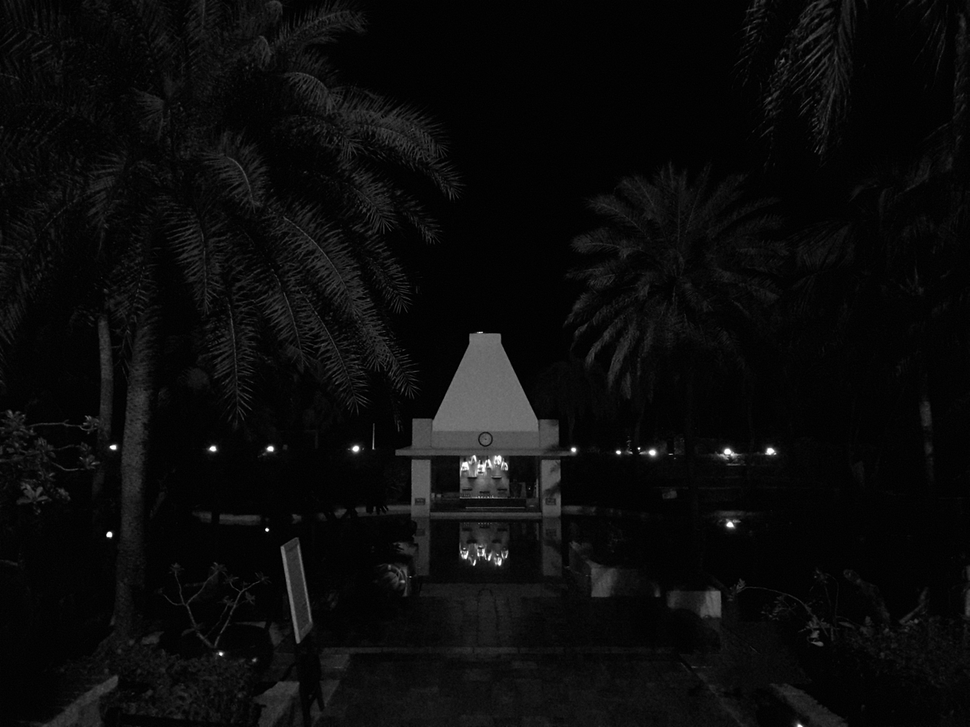
#> input picture Histogram_Equalization/data/LowLight_2.png, 970 x 727 px, shrunk from 1239 x 929 before the run, found by its file name
$ python histequal.py
#> lines starting #> are read from the running program, lines starting #| are printed output that depends on the picture
#> in main, image is the input picture: shape (727, 970); min 0, max 255, mean 11.3
import numpy as np
import skimage.io
import matplotlib.pyplot as pyplot
from pathlib import Path


def histequal(image):

    [m,n]=np.shape(image)
#> m = 727; n = 970
    freq,bins=np.histogram(image,bins=256,range=(0,1))
#> freq = 256 values, max 116632 at index 3, min 1 at index 208, mean 2754.6; bins = 257 values from 0 to 1
    prob=freq*(1/(m*n))
#> prob = 256 values, max 0.165 at index 3, min 1.42e-06 at index 208, mean 0.00391
    cumul=np.zeros(np.size(prob))
#> cumul = 256 values from 0 to 0

    for i in range(np.size(prob)):
        cumul[i]=np.sum(prob[0:i+1])
#> after the loop, cumul = 256 values from 0.00226 to 1

    J=np.zeros((m,n))

    for i in range(m):
        for j in range(n):
            J[i,j]=cumul[int(255*image[i,j])]
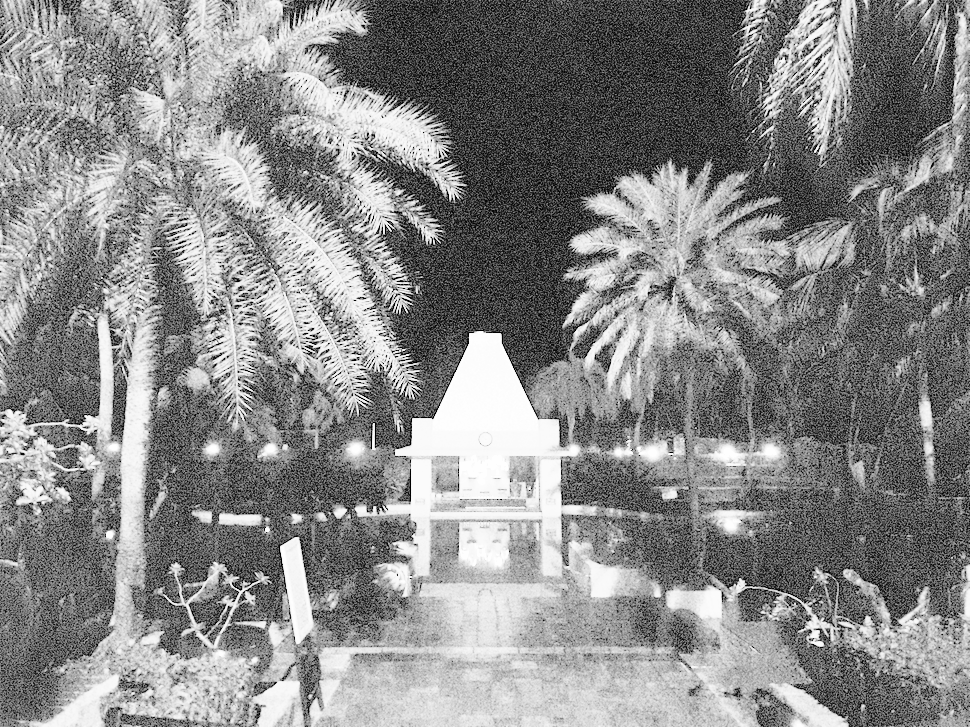
#> J: shape (727, 970) float64; min 0.00226, max 1, mean 0.538

    return J

def plothist(image,J):

    freq,bins=np.histogram(image,bins=256)
    aa=np.arange(256)
    freq2,bins=np.histogram(J,bins=256)

    pyplot.subplot(121)
    pyplot.plot(aa,freq)
    pyplot.title('Histogram of Original Image')
    pyplot.subplot(122)
    pyplot.plot(aa,freq2)
    pyplot.title('Histogram of HE Image')


def plotimage(image,J):

    pyplot.subplot(121)
    pyplot.imshow(image, cmap='gray')
    pyplot.title('Original Image')
    pyplot.subplot(122)
    pyplot.imshow(J,cmap='gray')
    pyplot.title('Histogram Equalized Image')


def main():
    image_path = Path('../Data/LowLight_2.png')
    image=skimage.io.imread(image_path)
    image=image.astype('double')/255
    J=histequal(image)

    plotimage(image,J)
   #plothist(image,J)
    pyplot.show()
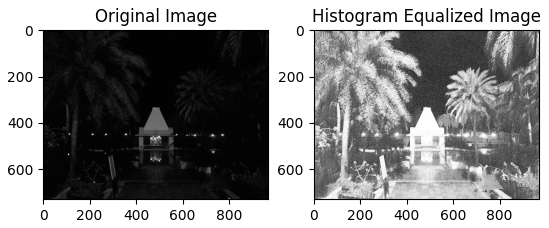
#> figure drawn by matplotlib, 2 panels


main()

$ run again, with Histogram_Equalization/data/LowLight_1.png copied over Histogram_Equalization/data/LowLight_2.png
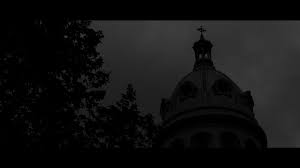
#> input picture Histogram_Equalization/data/LowLight_1.png, 300 x 168 px, found by its file name
#> in main, image is the input picture: shape (168, 300); min 0, max 66, mean 17.3
#> in main, `image=image.astype('double')/255`:
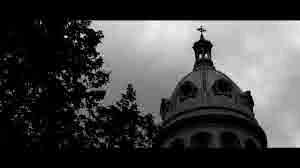
#> image: shape (168, 300) float64; min 0, max 0.259, mean 0.0677; drawn with min black and max white
#> freq = 256 values, max 18066 at index 0, min 0 at index 64, mean 196.9; bins = 257 values from 0 to 1
#> prob = 256 values, max 0.358 at index 0, min 0 at index 64, mean 0.00391
#> after the loop in histequal, `for i in range(np.size(prob)):`: cumul = 256 values from 0.358 to 1
#> in main, `pyplot.show()`:
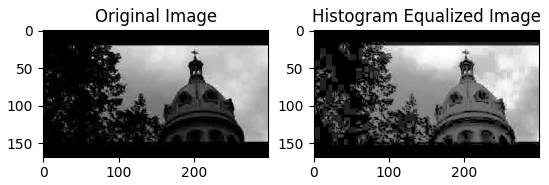
#> figure drawn by matplotlib, 2 panels

$ run again, with Histogram_Equalization/data/LowLight_3.png copied over Histogram_Equalization/data/LowLight_2.png
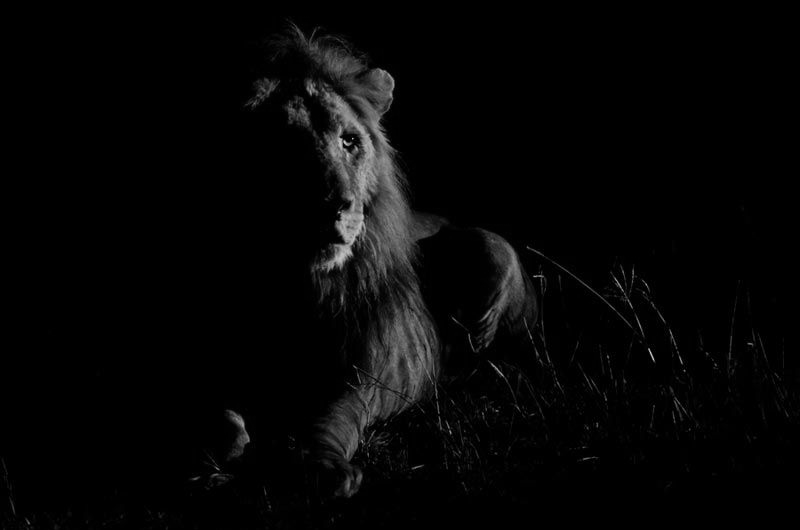
#> input picture Histogram_Equalization/data/LowLight_3.png, 800 x 530 px, found by its file name
#> in main, image is the input picture: shape (530, 800); min 0, max 210, mean 6.2
#> freq = 256 values, max 324830 at index 0, min 0 at index 195, mean 1656.2; bins = 257 values from 0 to 1
#> prob = 256 values, max 0.766 at index 0, min 0 at index 195, mean 0.00391
#> after the loop in histequal, `for i in range(np.size(prob)):`: cumul = 256 values, max 1 at index 255, min 0.766 at index 0, mean 0.976
#> after the loop in histequal, `for i in range(m):`:
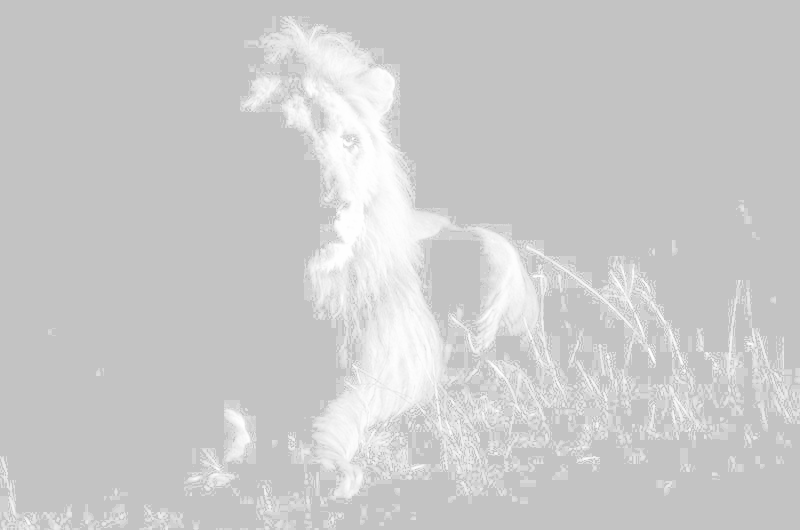
#> J: shape (530, 800) float64; min 0.766, max 1, mean 0.795
#> in main, `pyplot.show()`:
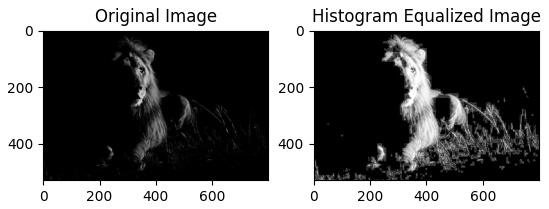
#> figure drawn by matplotlib, 2 panels
